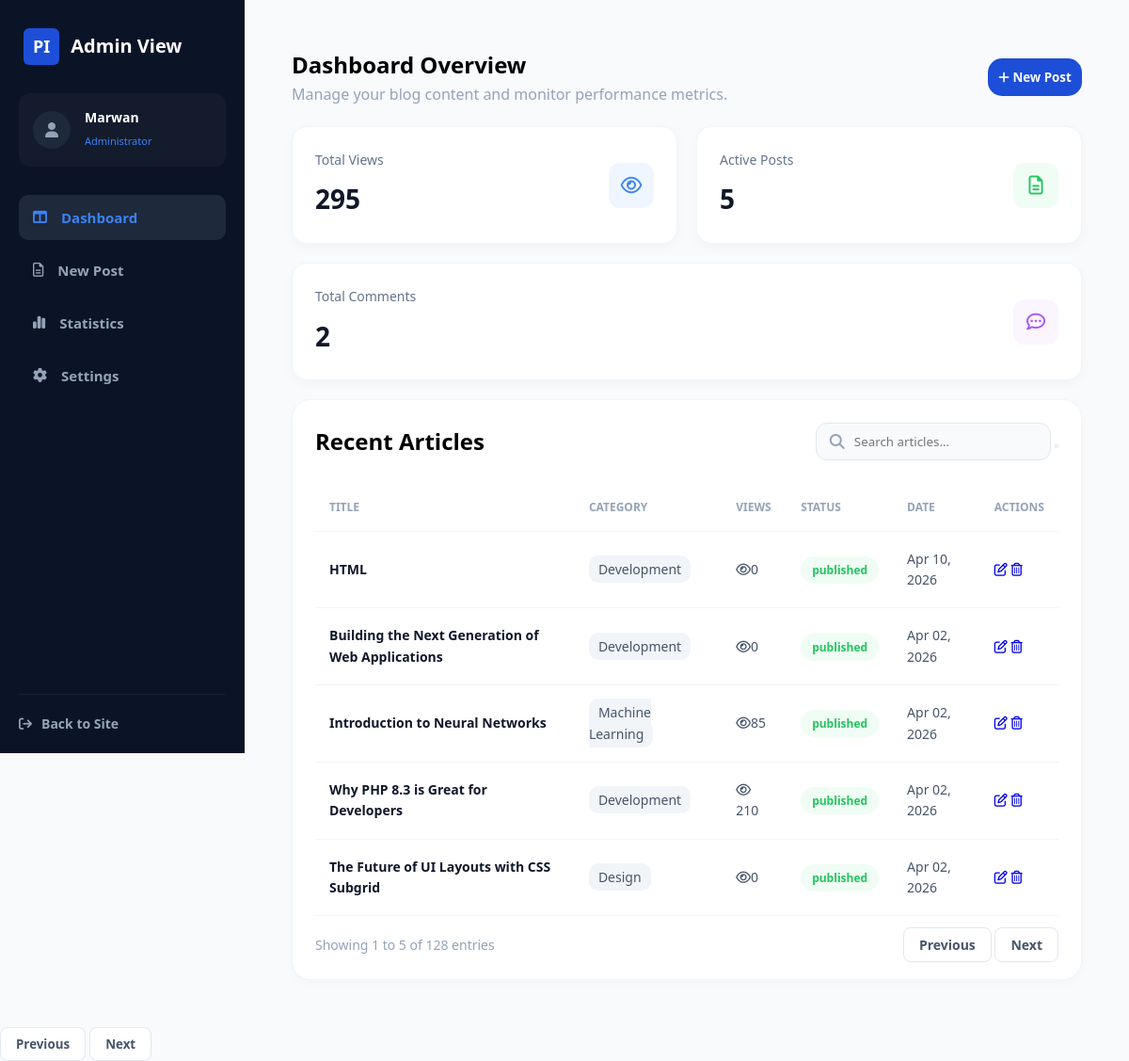
Screenshot of /pages/admin/dashboard.php (signed in) with the database file from the repository.
### tables this page shows
CREATE TABLE `articles` (
  `id` int(11) NOT NULL,
  `title` varchar(255) NOT NULL,
  `content` text NOT NULL,
  `excerpt` text DEFAULT NULL,
  `featured_image_url` varchar(255) DEFAULT NULL,
  `author_id` int(11) DEFAULT NULL,
  `category_id` int(11) DEFAULT NULL,
  `status` enum('draft','published') DEFAULT 'draft',
  `views_count` int(11) DEFAULT 0,
  `published_at` datetime DEFAULT NULL,
  `created_at` timestamp NOT NULL DEFAULT current_timestamp(),
  `updated_at` timestamp NOT NULL DEFAULT current_timestamp() ON UPDATE current_timestamp()
);

CREATE TABLE `categories` (
  `id` int(11) NOT NULL,
  `name` varchar(100) NOT NULL,
  `description` text DEFAULT NULL,
  `created_at` timestamp NOT NULL DEFAULT current_timestamp()
);

### includes/function-articles.php (called while the page is built, shortened)
<?php
function getArticlesHome($page = 1, $limit = 6, $sort = 'newset', $id = null, $search = null)
{
    $db = new Database();
    $conn = $db->getconnection();
    $direction = ($sort === 'oldest') ? 'ASC' : 'DESC';
    $offset = ($page - 1) * $limit;
    $query = "SELECT a.*, c.name as category_name, u.username as author_name
              FROM articles a
              LEFT JOIN categories c ON a.category_id = c.id
              LEFT JOIN users u ON a.author_id = u.id
              WHERE a.status = 'published'";
    if ($id !== null) {
        $query .= " AND a.author_id = :id ";
    }
    $query .= " ORDER BY a.created_at $direction LIMIT :limit OFFSET :offset";
    $stmt = $conn->prepare($query);
    $stmt->bindValue(':limit', (int) $limit, PDO::PARAM_INT);
    $stmt->bindValue(':offset', (int) $offset, PDO::PARAM_INT);
    if ($id !== null) {
        $stmt->bindValue(':id', (int) $id, PDO::PARAM_INT);
    }
    $stmt->execute();
    return $stmt->fetchAll(PDO::FETCH_ASSOC);
}
function countComents($author_id)
{
    $db = new Database();
    $conn = $db->getconnection();
    $query = "SELECT COUNT(c.id) as total_comments
              FROM comments c
              JOIN articles a ON c.article_id = a.id
              WHERE a.author_id = :author_id";
    $stmt = $conn->prepare($query);
    $stmt->bindValue(':author_id', (int) $author_id, PDO::PARAM_INT);
    $stmt->execute();
    $result = $stmt->fetch(PDO::FETCH_ASSOC);
    return $result['total_comments'] ?? 0;
}
function Totalveiws($author_id)
{
    $db = new Database();
    $conn = $db->getconnection();
    $query = "SELECT SUM(views_count) as total_views FROM articles
              WHERE author_id = :author_id";
    $stmt = $conn->prepare($query);
    $stmt->bindValue(':author_id', (int) $author_id, PDO::PARAM_INT);
    $stmt->execute();
    $result = $stmt->fetch(PDO::FETCH_ASSOC);
    return $result['total_views'] ?? 0;
}
function TotalActiveArticles($author_id)
{
    $db = new Database();
    $conn = $db->getconnection();
    $query = "SELECT COUNT(*) as total_active_articles
              FROM articles
              WHERE author_id = :author_id AND status = 'published'";
    $stmt = $conn->prepare($query);
    $stmt->bindValue(':author_id', (int) $author_id, PDO::PARAM_INT);
    $stmt->execute();
    $result = $stmt->fetch(PDO::FETCH_ASSOC);
    return $result['total_active_articles'] ?? 0;
}

### pages/admin/dashboard.php (the view, shortened to what this page needs)
<?php
require_once "../../includes/function-articles.php";
$currentPage = isset($_GET['page']) ? (int)$_GET['page'] : 1;
$sort = $_GET['sort'] ?? 'newset';
$id = $_COOKIE["user_id"];
$total_comments = countComents($id);
$search = isset($_GET['query']) ? $_GET['query'] : null;
$articles = getArticlesHome($currentPage, 5, $sort, $id, $search);
$total_veiws = Totalveiws($id);
$total_active_articles = TotalActivearticles($id);
?>
<!DOCTYPE html>
<html lang="en">
<head>
    <link rel="stylesheet" href="../../assets/styles/sidebare.css">
    <link rel="stylesheet" href="../../assets/styles/dashboard.css">
</head>
<body>
    <?php include "../../includes/sidebareAdmin.php" ?>
    <main>
        <header>
            <div class="group">
                <h2>Dashboard Overview</h3>
                    <p>Manage your blog content and monitor performance metrics.</p>
            </div>
            <button id="new-post" class="add-post"><i class="fa-solid fa-plus"></i> New Post</button>
        </header>
        <div class="stats-container">
            <div class="stat-card">
                <div class="stat-info">
                    <span class="stat-label">Total Views</span>
                    <div class="stat-value-row">
                        <span class="stat-number"><?php echo $total_veiws ?></span>
                    </div>
                </div>
                <div class="stat-icon icon-blue">
                    <i class="fa-regular fa-eye"></i>
                </div>
            </div>
            <div class="stat-card">
                <div class="stat-info">
                    <span class="stat-label">Active Posts</span>
                    <div class="stat-value-row">
                        <span class="stat-number"><?php echo  $total_active_articles ?></span>
                    </div>
                </div>
                <div class="stat-icon icon-green">
                    <i class="fa-regular fa-file-lines"></i>
                </div>
            </div>
            <div class="stat-card">
                <div class="stat-info">
                    <span class="stat-label">Total Comments</span>
                    <div class="stat-value-row">
                        <span class="stat-number"><?php echo $total_comments ?></span>
                    </div>
                </div>
                <div class="stat-icon icon-purple">
                    <i class="fa-regular fa-comment-dots"></i>
                </div>
            </div>
        </div>
        <section class="table-card" style="margin-top:20px;">
            <div class="table-header">
                <h2>Recent Articles</h2>
                <div class="search-box">
                    <form method="GET" class="search-box">
                        <input type="text" name="query" placeholder="Search articles..."
                            value="<?php echo isset($_GET['query']) ? htmlspecialchars($_GET['query']) : ''; ?>">
                        <i class="fa-solid fa-magnifying-glass"></i>
                        <button type="submit"></button>
                    </form>
                </div>
            </div>
            <div class="table-responsive">
                <table>
                    <thead>
                        <tr>
                            <th>TITLE</th>
                            <th>CATEGORY</th>
                            <th>VIEWS</th>
                            <th>STATUS</th>
                            <th>DATE</th>
                            <th>ACTIONS</th>
                        </tr>
                    </thead>
                    <tbody>
                        <?php if (empty($articles)): ?>
                            <p>No articles found.</p>
                        <?php else: ?>
                            <?php foreach ($articles as $article): ?>
                                <tr>
                                    <td class="article-title"><?php echo htmlspecialchars($article['title']); ?></td>
                                    <td><span class="cat-badge"><?php echo htmlspecialchars($article['category_name'] ?? 'General'); ?></span></td>
                                    <td class="views-cell"><i class="fa-regular fa-eye"></i><?php echo htmlspecialchars($article['views_count']); ?> </td>
                                    <td><span class="status-badge status-published"><?php echo htmlspecialchars($article['status']) ?></span></td>
                                    <td><?php echo date('M d, Y', strtotime($article['created_at'])); ?></td>
                                    <td class="actions">
                                        <a href="dashboard.php?id=<?php echo $article['id']; ?> " class="btn-edit"><i class="fa-regular fa-pen-to-square"></i></a>
                                        <a href="dashboard.php?id-delete=<?php echo $article['id']; ?> " class="btn-delete"><i class="fa-regular fa-trash-can"></i></a>
                                    </td>
                                </tr>
                            <?php endforeach; ?>
                        <?php endif; ?>
                    </tbody>
                </table>
            </div>
            <div class="table-footer">
                <p>Showing 1 to 5 of 128 entries</p>
                <div class="footer-btns">
                    <a href="dashboard.php?page=<?php echo $currentPage - 1; ?>" class="btn-nav">Previous</a>
                    <a href="dashboard.php?page=<?php echo $currentPage + 1; ?>" class="btn-nav">Next</a>
                </div>
            </div>
        </section>
    </main>
    <div class="footer-btns">
        <button class="btn-nav">Previous</button>
        <button class="btn-nav">Next</button>
    </div>
</body>
</html>

### assets/styles/dashboard.css (style rules this page uses)
:root { --color-primary-50: #eff6ff; --color-primary-100: #dbeafe; --color-primary-400: #60a5fa; --color-primary-600: #2563eb; --color-primary-700: #1d4ed8; --color-bg-main: #f8fafc; --color-bg-surface: #ffffff; --color-slate-100: #f1f5f9; --color-slate-200: #e2e8f0; --color-slate-300: #cbd5e1; --color-slate-400: #94a3b8; --color-slate-500: #64748b; --color-slate-600: #475569; --color-slate-700: #334155; --color-slate-800: #1e293b; --color-slate-900: #0f172a; --color-slate-950: #020617; --color-accent-purple: #9333ea; --color-accent-amber: #d97706; --color-accent-emerald: #059669; --color-accent-red: #ef4444; }
* { margin: 0; padding: 0; box-sizing: border-box; font-family: 'Segoe UI', Tahoma, Geneva, Verdana, sans-serif; text-decoration: none; list-style: none; }
body { line-height: 1.6; overflow-x: hidden; scroll-behavior: smooth; min-height: 100vh; background-color: var(--color-bg-main); }
main { margin-left: 260px; padding: 50px; }
header { width: 100%; display: flex; justify-content: space-between; align-items: center; }
.add-post { color: var(--color-bg-main); background-color: var(--color-primary-700); border-radius: 15px; outline: none; border: none; height: 40px; width: 100px; cursor: pointer; font-weight: 600; }
header p { color: var(--color-slate-400); }
.stats-container { display: flex; gap: 20px; padding-top: 20px; flex-wrap: wrap; }
.stat-card { background: #ffffff; padding: 24px; border-radius: 16px; display: flex; justify-content: space-between; align-items: center; min-width: 280px; transition: 0.3s; flex: 1; box-shadow: 0 4px 12px rgba(0, 0, 0, 0.03); border: 1px solid #f1f5f9; }
.stat-label { color: #64748b; font-size: 14px; font-weight: 500; margin-bottom: 8px; display: block; }
.stat-value-row { display: flex; align-items: center; gap: 12px; }
.stat-number { font-size: 28px; font-weight: 700; color: #0f172a; }
.stat-icon { width: 48px; height: 48px; border-radius: 12px; display: flex; align-items: center; justify-content: center; font-size: 20px; }
.icon-blue { background-color: #eff6ff; color: #3b82f6; }
.icon-green { background-color: #f0fdf4; color: #22c55e; }
.icon-purple { background-color: #faf5ff; color: #a855f7; }
.table-card { background: white; border-radius: 20px; padding: 24px; box-shadow: 0 4px 12px rgba(0,0,0,0.02); border: 1px solid #f1f5f9; }
.table-header { display: flex; justify-content: space-between; align-items: center; margin-bottom: 25px; }
.search-box { position: relative; }
.search-box input { padding: 10px 15px 10px 40px; border: 1px solid #e2e8f0; border-radius: 12px; background: #f8fafc; width: 250px; outline: none; }
.search-box i { position: absolute; left: 15px; top: 50%; transform: translateY(-50%); color: #94a3b8; }
table { width: 100%; border-collapse: collapse; }
th { text-align: left; font-size: 12px; color: #94a3b8; padding: 15px; border-bottom: 1px solid #f1f5f9; }
td { padding: 18px 15px; font-size: 14px; color: #475569; border-bottom: 1px solid #f1f5f9; }
.article-title { color: #1d4ed8; font-weight: 600; }
.status-badge { padding: 6px 12px; border-radius: 20px; font-size: 12px; font-weight: 600; }
.status-published { background: #f0fdf4; color: #22c55e; }
.table-footer { display: flex; justify-content: space-between; align-items: center; margin-top: 20px; color: #94a3b8; font-size: 14px; }
.btn-nav { padding: 8px 16px; border: 1px solid #e2e8f0; background: white; border-radius: 8px; cursor: pointer; font-weight: 600; color: #475569; }
.article-title { color:var(--color-slate-900); }
.cat-badge { padding: 5px 10px; border-radius: 10px; background-color: var(--color-slate-100); }

### rows the page displays
articles: title "HTML", category.name "Development", views_count "0", status "published", created_at "Apr 10, 2026"
articles: title "Building the Next Generation of Web Applications", category.name "Development", views_count "0", status "published", created_at "Apr 02, 2026"
articles: title "Introduction to Neural Networks", category.name "Machine Learning", views_count "85", status "published", created_at "Apr 02, 2026"
articles: title "Why PHP 8.3 is Great for Developers", category.name "Development", views_count "210", status "published", created_at "Apr 02, 2026"
articles: title "The Future of UI Layouts with CSS Subgrid", category.name "Design", views_count "0", status "published", created_at "Apr 02, 2026"

### other values shown
$_SESSION['user'] "Marwan"
$total_veiws "295"
$total_active_articles "5"
$total_comments "2"
